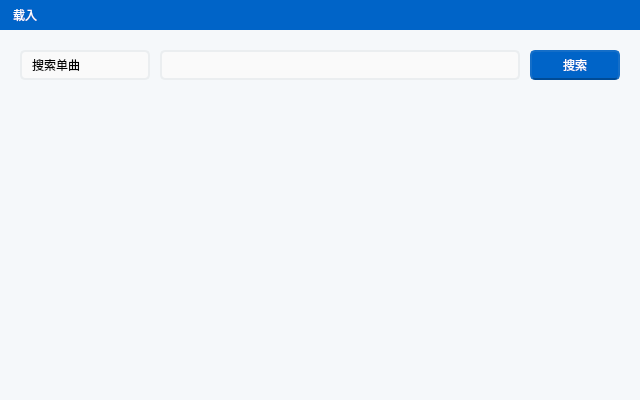
<?xml version="1.0" encoding="UTF-8"?>
<ui version="4.0">
 <class>workWidget_load_Class</class>
 <widget class="QWidget" name="workWidget_load_Class">
  <property name="geometry">
   <rect>
    <x>0</x>
    <y>0</y>
    <width>640</width>
    <height>400</height>
   </rect>
  </property>
  <property name="windowTitle">
   <string>Form</string>
  </property>
  <property name="styleSheet">
   <string notr="true">background-color: #f5f8fa;
font: 10pt &quot;微软雅黑&quot;;</string>
  </property>
  <widget class="QLabel" name="text_title">
   <property name="geometry">
    <rect>
     <x>0</x>
     <y>0</y>
     <width>640</width>
     <height>30</height>
    </rect>
   </property>
   <property name="styleSheet">
    <string notr="true">color: #ffffff;
background-color: #0064c8;
padding: 0px 0px 0px 10px;
font: 11pt &quot;微软雅黑&quot;;</string>
   </property>
   <property name="text">
    <string>载入</string>
   </property>
  </widget>
  <widget class="QComboBox" name="loadMode">
   <property name="geometry">
    <rect>
     <x>20</x>
     <y>50</y>
     <width>130</width>
     <height>30</height>
    </rect>
   </property>
   <property name="styleSheet">
    <string notr="true">QComboBox
{
	background-color: #fafafa;
	padding: 0px 0px 0px 10px;
	border-width: 2px;
	border-color: #ebeef0;
	border-style: solid;
	border-radius: 5px 5px 0px 0px;
}
QComboBox::drop-down
{
	subcontrol-origin: padding;
	subcontrol-position: top right;
	width: 0px;
	border: none;
}
QComboBox::down-arrow
{
	padding: 0px 32px 0px 0px;
	image: url(:/icons/drop-arrow-down);
}
QComboBox::down-arrow:on
{
	image: url(:/icons/drop-arrow-up);
}
QComboBox QAbstractItemView
{
	background-color: #fafafa;
	border-width: 2px;
	border-color: #c0c5c8;
	border-style: solid;
	border-radius: 5px;
	outline: 0px;
}
QComboBox QAbstractItemView::item
{
	color: #000000;
	background-color: #fafafa;
}
QComboBox QAbstractItemView::item:hover
{
	background-color: #ebf2f5;
}

</string>
   </property>
   <item>
    <property name="text">
     <string>搜索单曲</string>
    </property>
   </item>
   <item>
    <property name="text">
     <string>搜索专辑</string>
    </property>
   </item>
   <item>
    <property name="text">
     <string>搜索歌单</string>
    </property>
   </item>
   <item>
    <property name="text">
     <string>本地缓存</string>
    </property>
   </item>
  </widget>
  <widget class="QLineEdit" name="searchText">
   <property name="geometry">
    <rect>
     <x>160</x>
     <y>50</y>
     <width>360</width>
     <height>30</height>
    </rect>
   </property>
   <property name="styleSheet">
    <string notr="true">QLineEdit
{
	background-color: #fafafa;
	padding: 0px 0px 0px 5px;
	border-width: 2px;
	border-color: #ebeef0;
	border-style: solid;
	border-radius: 5px;
}
QLineEdit: hover
{
	border-color: #dde2e6;
}
</string>
   </property>
  </widget>
  <widget class="QScrollArea" name="searchResultTable">
   <property name="geometry">
    <rect>
     <x>10</x>
     <y>90</y>
     <width>620</width>
     <height>290</height>
    </rect>
   </property>
   <property name="styleSheet">
    <string notr="true">QScrollArea
{
	background-color: #fafafa;
	border-width: 0px;
	border-style: none;
}
QScrollBar:vertical
{
    background: #fafafa;
    padding: 12px 3px 12px 3px;
}
QScrollBar::handle:vertical
{
    background: #c0c5c8;
    border-radius: 2px; 
}
QScrollBar::handle:vertical:hover
{
    background: #acb1b4; 
}
QScrollBar::add-line:vertical
{
	height:12px;width:12px;
    border-image:url(:/icons/drop-arrow-down);
    subcontrol-position:bottom;
}
QScrollBar::sub-line:vertical
{
    height:12px;width:12px;
    image:url(:/icons/drop-arrow-up);
    subcontrol-position:top;
}</string>
   </property>
   <property name="lineWidth">
    <number>0</number>
   </property>
   <property name="widgetResizable">
    <bool>true</bool>
   </property>
   <widget class="QWidget" name="scrollAreaWidgetContents">
    <property name="geometry">
     <rect>
      <x>0</x>
      <y>0</y>
      <width>620</width>
      <height>290</height>
     </rect>
    </property>
   </widget>
  </widget>
  <widget class="QPushButton" name="btn_search">
   <property name="enabled">
    <bool>true</bool>
   </property>
   <property name="geometry">
    <rect>
     <x>530</x>
     <y>50</y>
     <width>90</width>
     <height>30</height>
    </rect>
   </property>
   <property name="styleSheet">
    <string notr="true">QPushButton 
{
	color: #ffffff;
	background-color: #0064c8;
	border-width: 2px;
	border-color: #146ec8;
	border-bottom-color: #004b96;
	border-style: solid;
	border-radius: 5px;
}

QPushButton:disabled 
{
	background-color: #c8c8c8;
	border-color: #c8c8c8;
}

QPushButton:hover
{
	background-color: #146ec8;
	border-width: 2px;
	border-color: #2778c8;
	border-bottom-color: #004b96;
	border-style: solid;
	border-radius: 5px;
}

QPushButton:pressed 
{
	background-color: #2778c8;
	border-color: #2778c8;
	border-bottom-color: #0064c8;
}</string>
   </property>
   <property name="text">
    <string>搜索</string>
   </property>
  </widget>
 </widget>
 <resources>
  <include location="LUD.qrc"/>
 </resources>
 <connections/>
</ui>
